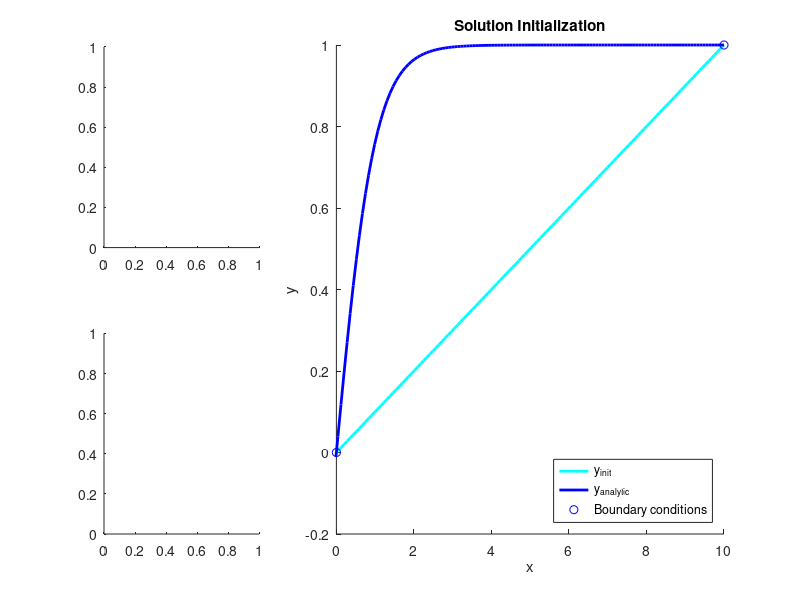

The MATLAB script that drew this image: (Note: this script raises an error after producing the figure.)
clear;
clc; clf;

% Nonlilear boundary problem
% second order
% y'' = f(x,y,y') x at [xL,xR]
% y(xL) = cL
% y(xR) = cR
% Look f.m to see the function
%
% Solving on coarest mesh M points
% mesh shifted to the left by h/2
% Finding Newton's corrections on finer mesh 
% and interpolate it to coarest


%% input parameters

xL = 0;
xR = 10;
yL = 0;
yR = tanh(10);


%% Base mesh and init 

M = 128;
h = (xR - xL)/(M - 1.5);

% eps = 1e-4;
% max 
% alpha = 1.78;
% min
% alpha = -8.53;

alpha = 1;
xbase = linspace(xL-h/2,xR,M);
yinit = (1-alpha)*tanh(xbase) + alpha * tanh(10) * xbase/10;
ybase = yinit;

eps = 1e-4;
scope = 2;
MaxNewtonsIter = 100;
MaxMeshPoints = M * scope^8;

%% create subplot's handles

mainPlot = subplot(2,3,[2,3,5,6]);
correctionPlot = subplot(2,3,1);
convergencePlot = subplot(2,3,4);

hold(mainPlot,'on');
hold(correctionPlot,'on');
hold(convergencePlot,'on');

%% display first plot

subplot(mainPlot);
plot(xbase,yinit,'LineWidth',2, 'Color','C')

plot(xbase,tanh(xbase),'LineWidth',2,'Color','B')
plot([xL,xR], [yL,yR], 'ob');

xlabel('x');
ylabel('y');
xlim([xL xR])
title('Solution Initialization');
legend('y_{init}', 'y_{analytic}', 'Boundary conditions', 'Location','southeast')

%% print headlines

fprintf('alpha = %f eps = %.1e\nxL = %f xR = %f\nyL = %f yR = %f\n', alpha, eps, xL, xR, yL, yR);
fprintf('Max Newtonian iterations = %d\n',MaxNewtonsIter);
fprintf('Max mesh points = %d\n',MaxMeshPoints);
fprintf('Start solve\n');
fprintf('|------|------|--------|----------|----------|-----------|\n');
fprintf('| iter | mesh | points |  delta   |  eps/2   |   ratio   |\n');
fprintf('|------|------|--------|----------|----------|-----------|\n');

%% prepare to loop

normv = 1;
iter = 1;
isSucessFindIter = true;
isSucessFindFunc = true;

tStart=tic;
while normv > eps/2
    %% init locals to internal loop - find v - Newtonian correction

    Mfine = M; hcoarse = h; xcoarse = xbase; ycoarse = ybase;
    mesh_num = 1;
    if iter > MaxNewtonsIter
        isSucessFindFunc = false;
        break
    end % if

    %% first solve

    vbase = findCorrection(xbase,ybase,M,h, yL);
    vcoarse = vbase;
    delta = norm(vbase,'inf');
    
    
    cla(correctionPlot);
    while delta > eps/2
        %% transform to fine mesh
        Mfine = Mfine * scope;
        hfine = (xR - xL)/(Mfine - 1.5);

        if Mfine > MaxMeshPoints
            isSucessFindIter = false;
            break
        end % if

        xfine = linspace(xL-hfine/2,xR,Mfine);
        yfine = Lagrange(xcoarse,ycoarse,xfine,4);
        vcoarse2fine = Lagrange(xcoarse,vcoarse,xfine,4);
        
        %% find new correction
        
        vfine = findCorrection(xfine,yfine,Mfine,hfine, yL);
        deltaprev = delta;
        
        delta = norm(vcoarse2fine-vfine,'inf');
        reldelta = deltaprev / delta;

        %% display plot and print info
        subplot(correctionPlot)
        
        plot(xfine,vfine,'DisplayName',[[['mesh ' num2str(mesh_num)] ', M = '] num2str(Mfine)]);
        legend()

        xlim([0.0 10.0])
        xlabel('x');
        ylabel('v');
        title(texlabel(sprintf('Newton iteration %d, mesh = %d, M = %5d\n delta_{%d} = %5.2e\n delta_{%d}/delta_{%d} = %f', iter, mesh_num, Mfine, mesh_num, delta,mesh_num,mesh_num-1, reldelta)));
        drawnow
        
        if mesh_num == 1
            fprintf('| %4d | %4d | %6d | %5.2e | %5.2e |   -----   |\n', iter, mesh_num, Mfine, delta, eps/2);
        else
            fprintf('| %4d | %4d | %6d | %5.2e | %5.2e | %9.4f |\n', iter, mesh_num, Mfine, delta, eps/2, reldelta);
        end
        xcoarse = xfine;
        ycoarse = yfine;
        vcoarse = vfine;
        Mcoarse = Mfine;
        hcoarse = hfine;
        mesh_num = mesh_num + 1;
    end %while

    %% interpolate correction and change solution

    vfine2base = Lagrange(xfine,vfine,xbase,4);
    ybase = ybase + vfine2base;
    normv = norm(vfine,'inf');

    %% display plots and print info
    
    % main plot
    subplot(mainPlot)
    plot(xbase,ybase,'DisplayName',[['y_{' num2str(iter)] '}']);
    title(sprintf('Current approximate\nNewton iteration %d, ||v|| = %4.2e',iter,normv));
    
    % Convergence plot
    subplot(convergencePlot)
    plot(iter,log10(normv),'Marker','o', 'Color','B', 'DisplayName','||v||');
    
    
    xlabel('Iteration number');
    ylabel('log_{10}(||v||)');
    title(sprintf('Convergence of Newtonian iterations, iteration %d',iter));

    drawnow

    if(isSucessFindIter)
        fprintf('| %4d |-------------------------------------------------|\n', iter);
        fprintf('| %4d | Find Newtonian iteration - success              |\n', iter);
        fprintf('| %4d | ||v|| = %4.2e   eps/2 = %5.2e             |\n', iter, normv, eps/2);
        fprintf('|------|------|--------|----------|----------|-----------|\n');
    else
        fprintf('| %4d |--------------------------------------------------\n', iter);
        fprintf('| %4d | Find Newtonian iteration - unsuccess            |\n', iter);
        fprintf('| %4d | Point limit exceeded                            |\n', iter);
        fprintf('| %4d | Maximum = %5d, current = %5d                |\n', iter, MaxMeshPoints, Mfine);
        fprintf('| %4d | ||v|| = %4.2e   eps/2 = %5.2e             |\n', iter, normv, eps/2);
        fprintf('|------|------|--------|----------|----------|-----------|\n');
        break;
    end %if
    
    iter = iter + 1;
end % for
tElapsed=toc(tStart);

if(isSucessFindFunc && isSucessFindIter)
    subplot(mainPlot)
    plot(xbase,ybase,'LineWidth',2,'Color','G','DisplayName','y_{result}');
    subplot(convergencePlot)
    plot(iter,log10(normv),'Marker','o', 'Color','G', 'DisplayName','||v||');
    
    fprintf('Solve finished SUCESSFULLY, time = %f\n', tElapsed);
else
    subplot(mainPlot)
    plot(xbase,ybase,'LineWidth',2,'Color','R','DisplayName','y_{result}');
    subplot(convergencePlot)
    plot(iter,log10(normv),'Marker','o', 'Color','R', 'DisplayName','||v||');
    
    
    fprintf('Solve finished UNSUCESSFULLY, time = %f\n', tElapsed);
    if(isSucessFindIter)
        fprintf('Exceeded limit of Newtonian iterations\n');
    end
    
end % if

hold(mainPlot,'off');
hold(correctionPlot,'off');
hold(convergencePlot,'off');
